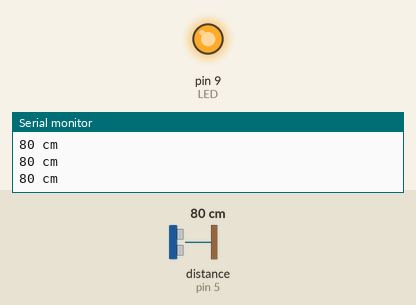
Recording of a sketch running on a simulated Arduino Uno, built with avr-gcc and run on an emulated ATmega328P. Parts: output pins drawn as LEDs (lit = HIGH), the last lines printed to the serial monitor. The test bench sets the inputs (shaded band); at power-on: distance to the obstacle (sensor on pin 5) 80 cm.

Above: at 1.2 s.
1.3 s: distance to the obstacle (sensor on pin 5) set to 2 cm
At 1.7 s:
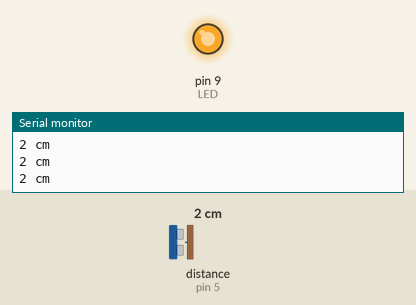
2.8 s: distance to the obstacle (sensor on pin 5) set to 18 cm
At 3.4 s:
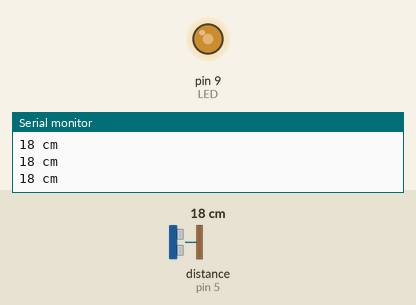
4.3 s: distance to the obstacle (sensor on pin 5) set to 35 cm
At 5.4 s:
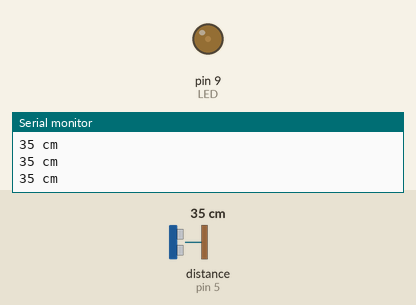
Timing chart, 0 to 7.3 s (numbered marks = the images above; inputs shaded):
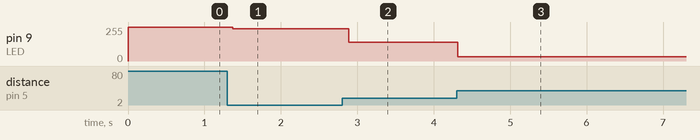

The sketch:

sketch_oct30b.ino
```cpp
#include <Ultrasonic.h>

int trigero=4;
int ecosdelrocio=5;
int LED=9;
int lecturasoniditos;
int mapea;

Ultrasonic torticulis (trigero,ecosdelrocio, 60000);

void setup() {
Serial.begin(9600);
pinMode(LED,OUTPUT);
}

void loop() {
lecturasoniditos=torticulis.read(CM);
mapea=map(lecturasoniditos, 0, 40, 255, 0);
Serial.print(lecturasoniditos);
Serial.println(" cm");
analogWrite(LED, mapea);
delay(100);
}
```

Measured:
- after the input at 1.3 s, pin 9 (LED): 255/255 → 243/255 after 0.07 s
- after the input at 2.8 s, pin 9 (LED): 243/255 → 141/255 after 0.09 s
- after the input at 4.3 s, pin 9 (LED): 141/255 → 32/255 at once
